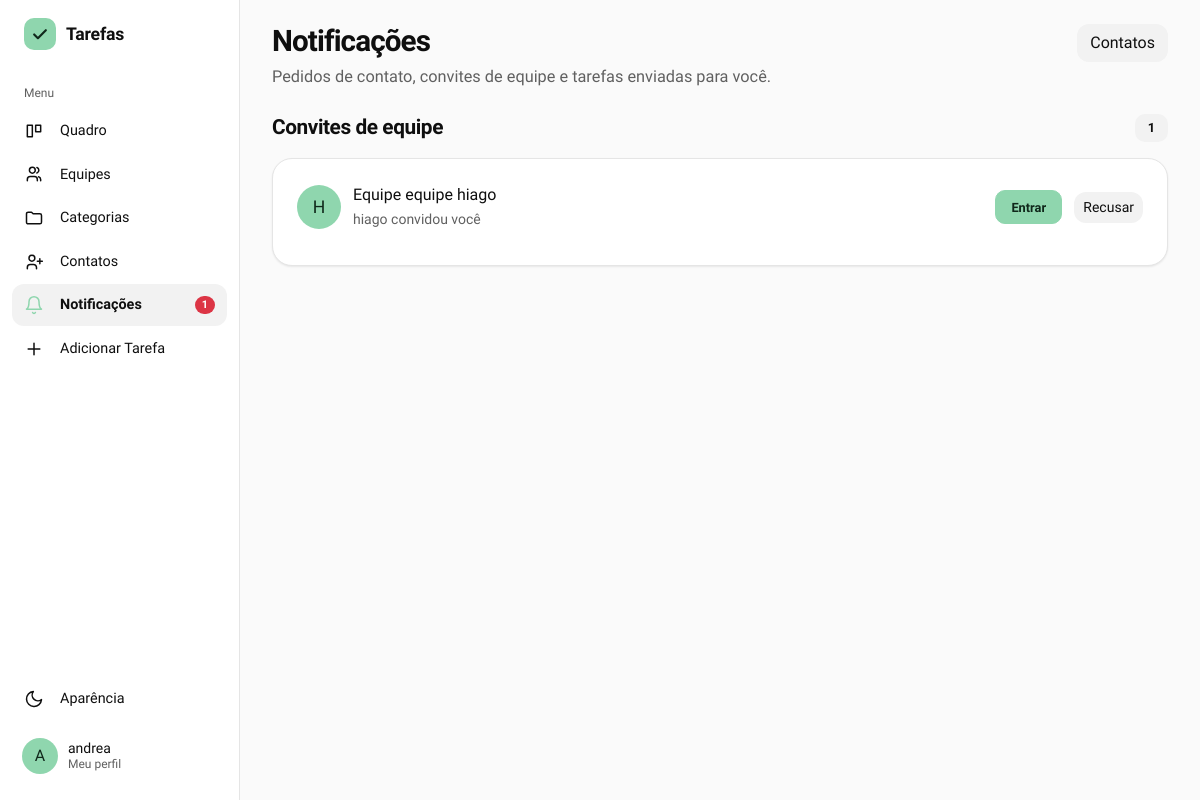
The app's page /notificacoes (signed in), older data.
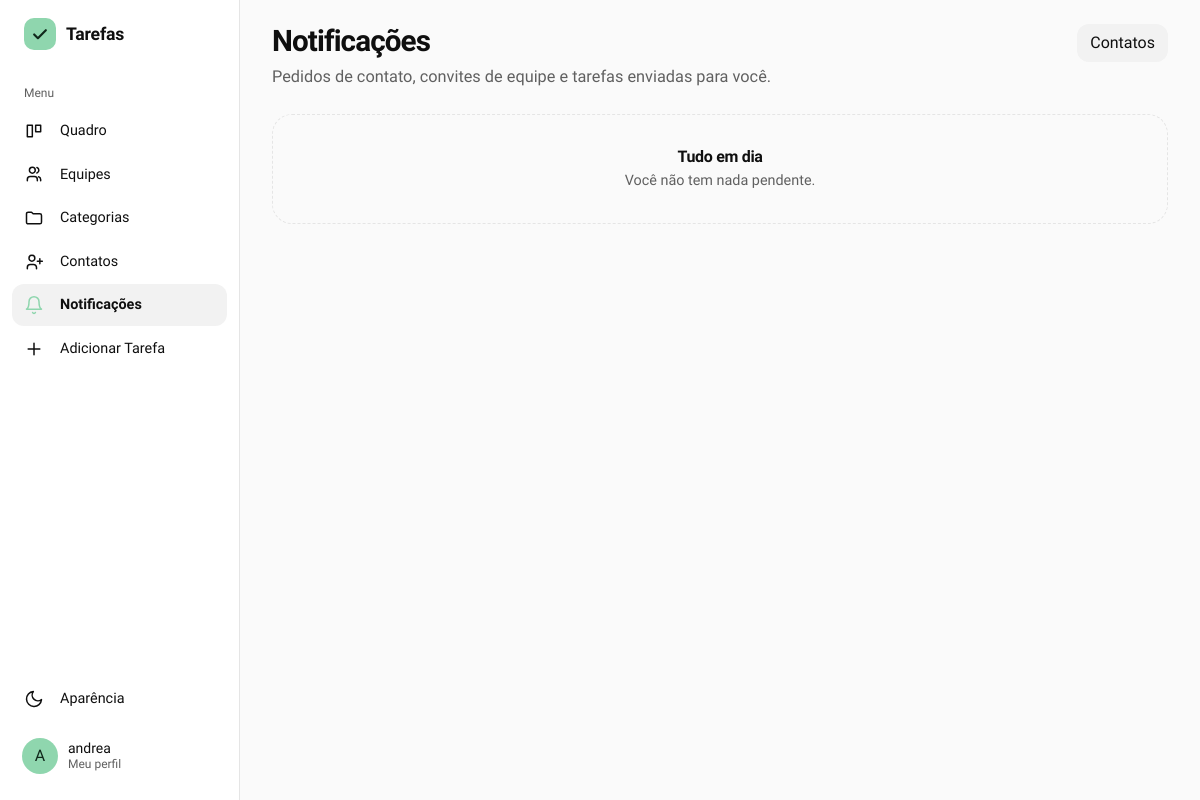
The same page, newer data.
### gerenciador_de_tarefas/models.py (models this page shows)
class Usuario(db.Model, UserMixin):
    id = db.Column(db.Integer, primary_key=True)
    nomeUsuario = db.Column(db.String(50), unique=True, nullable=False)
    email = db.Column(db.String(254), unique=True, nullable=False)
    senha = db.Column(db.String(255), nullable=False)
    nome = db.Column(db.String(100), nullable=False)
    tarefasCriadas = db.relationship('Tarefa', backref='criador', foreign_keys='Tarefa.criador_id', lazy=True)
    tarefasAtribuidas = db.relationship('Tarefa', backref='responsavel', foreign_keys='Tarefa.responsavel_id', lazy=True)
    cargo = db.Column(db.String(20), nullable=False, default='usuario') #admin ou usuario
    foto_perfil = db.Column(db.String(200), nullable=True, default='default.png')
    ordenacao_quadro = db.Column(db.String(30), nullable=False, default='padrao')

class ConviteEquipe(db.Model):
    id = db.Column(db.Integer, primary_key=True)
    equipe_id = db.Column(db.Integer, db.ForeignKey('equipe.id'), nullable=False)
    convidado_id = db.Column(db.Integer, db.ForeignKey('usuario.id'), nullable=False)
    convidante_id = db.Column(db.Integer, db.ForeignKey('usuario.id'), nullable=False)
    criado_em = db.Column(db.DateTime, default=datetime.now)
    equipe = db.relationship('Equipe', backref=db.backref('convites', cascade='all, delete-orphan'))
    convidado = db.relationship('Usuario', foreign_keys=[convidado_id])
    convidante = db.relationship('Usuario', foreign_keys=[convidante_id])
    __table_args__ = (db.UniqueConstraint('equipe_id', 'convidado_id'),)

class Equipe(db.Model):
    id = db.Column(db.Integer, primary_key=True)
    nome = db.Column(db.String(100), nullable=False)
    codigo_acesso = db.Column(db.String(12), unique=True, nullable=False)
    dono_id = db.Column(db.Integer, db.ForeignKey('usuario.id'), nullable=False)
    dono = db.relationship('Usuario', foreign_keys=[dono_id])
    membros = db.relationship('MembroEquipe', backref='equipe', cascade='all, delete-orphan', lazy=True)
    tarefas = db.relationship('Tarefa', backref='equipe', lazy=True)

### gerenciador_de_tarefas/app.py (the view)
@app.route('/notificacoes')
@login_required
def notificacoes():
    pedidos = Contato.query.filter_by(
        destinatario_id=current_user.id, status='pendente'
    ).order_by(Contato.criado_em.desc()).all()
    convites = ConviteEquipe.query.filter_by(
        convidado_id=current_user.id
    ).order_by(ConviteEquipe.criado_em.desc()).all()
    tarefas = Tarefa.query.filter_by(
        responsavel_id=current_user.id, aceite='aguardando'
    ).order_by(Tarefa.id.desc()).all()
    return render_template('notificacoes.html', pedidos=pedidos, convites=convites, tarefas=tarefas)

### gerenciador_de_tarefas/app.py (called while the page is built)
@login_manager.user_loader
def load_user(user_id):
    return db.session.get(Usuario, int(user_id))

@app.context_processor
def injetar_categorias_globais():
    if current_user.is_authenticated:
        return dict(categorias_globais=categorias_acessiveis())
    return dict(categorias_globais=[])

@app.context_processor
def injetar_notificacoes():
    if not current_user.is_authenticated:
        return dict(n_notificacoes=0)
    n = (Contato.query.filter_by(destinatario_id=current_user.id, status='pendente').count()
         + ConviteEquipe.query.filter_by(convidado_id=current_user.id).count()
         + Tarefa.query.filter_by(responsavel_id=current_user.id, aceite='aguardando').count())
    return dict(n_notificacoes=n)

def categorias_do_usuario():
    return Categoria.query.filter_by(usuario_id=current_user.id).order_by(Categoria.nome).all()

def categorias_acessiveis():
    proprias = categorias_do_usuario()
    de_outros = [cs.categoria for cs in CategoriaCompartilhada.query.filter_by(usuario_id=current_user.id).all()]
    return proprias + sorted(de_outros, key=lambda c: c.nome.lower())

### gerenciador_de_tarefas/templates/notificacoes.html (shortened to what this page needs)
{% extends "base.html" %}
{% block content %}
{% macro avatar(u) -%}
    {% if u.foto_perfil and u.foto_perfil != 'default.png' %}
        <img src="{{ url_for('static', filename='uploads/' + u.foto_perfil) }}" alt="" class="usuario-foto" />
    {% else %}
        <span class="usuario-foto">{{ u.nomeUsuario[:1]|upper }}</span>
    {% endif %}
{%- endmacro %}
<div class="eq-topo">
    <div>
        <h1 class="titulo-pagina">Notificações</h1>
        <p class="eq-subtitulo">Pedidos de contato, convites de equipe e tarefas enviadas para você.</p>
    </div>
    <a href="{{ url_for('contatos') }}" class="btn btn-outline-secondary">Contatos</a>
</div>
{% if not pedidos and not convites and not tarefas %}
<div class="eq-vazio">
    <h3 class="eq-vazio-titulo">Tudo em dia</h3>
    <p>Você não tem nada pendente.</p>
</div>
{% endif %}
{% if convites %}
<section class="eq-secao">
    <div class="eq-secao-cab">
        <h2 class="eq-secao-titulo">Convites de equipe</h2>
        <span class="eq-contagem">{{ convites|length }}</span>
    </div>
    <div class="cartao">
        {% for c in convites %}
        <div class="eqp-membro">
            {{ avatar(c.convidante) }}
            <div style="flex: 1; min-width: 0;">
                <div class="eqp-membro-nome">Equipe {{ c.equipe.nome }}</div>
                <small class="text-secondary">{{ c.convidante.nomeUsuario }} convidou você</small>
            </div>
            <form method="POST" action="{{ url_for('aceitar_convite', convite_id=c.id) }}">
                <button type="submit" class="btn btn-principal btn-sm">Entrar</button>
            </form>
            <form method="POST" action="{{ url_for('recusar_convite', convite_id=c.id) }}">
                <button type="submit" class="btn btn-outline-secondary btn-sm">Recusar</button>
            </form>
        </div>
        {% endfor %}
    </div>
</section>
{% endif %}
{% endblock %}

### gerenciador_de_tarefas/templates/base.html (shortened to what the changed rows need)
<!doctype html>
<html lang="pt-br">
  <head>
    <link
      rel="stylesheet"
      href="https://cdn.jsdelivr.net/npm/bootstrap@5.3.0/dist/css/bootstrap.min.css"
    />
    <link
      rel="stylesheet"
      href="{{ url_for('static', filename='static.css') }}"
    />
    <link rel="stylesheet" href="https://cdn.jsdelivr.net/npm/flatpickr/dist/flatpickr.min.css">
    <link rel="stylesheet" href="https://cdn.jsdelivr.net/npm/flatpickr/dist/themes/dark.css">
  </head>
  <body>
    {% set ep = request.endpoint or '' %}
    {% if current_user.is_authenticated %}
    <div class="app">
      <aside class="lateral" aria-label="Menu principal">
        <a class="menu-item {{ 'ativo' if ep == 'notificacoes' }}" href="{{ url_for('notificacoes') }}">
          <svg viewBox="0 0 24 24" fill="none" stroke="currentColor" stroke-width="1.8" stroke-linecap="round" stroke-linejoin="round" aria-hidden="true"><path d="M6 8a6 6 0 0112 0c0 7 3 9 3 9H3s3-2 3-9M10.3 21a1.9 1.9 0 003.4 0"/></svg>
          <span>Notificações</span>
          {% if n_notificacoes %}<span class="badge rounded-pill text-bg-danger ms-auto">{{ n_notificacoes }}</span>{% endif %}
        </a>
      </aside>
      <main class="conteudo">
        <div class="conteudo-interno">
    {% endif %}
    {% block content %}{% endblock %}
    {% if current_user.is_authenticated %}
        </div>
      </main>
    </div>
    {% else %}
    </main>
    {% endif %}
  </body>
</html>

Row changes from the older to the newer data that the page shows:
removed ConviteEquipe: equipe.nome "equipe hiago", convidante.nomeUsuario "hiago"
no longer on this page (row unchanged): Usuario: nomeUsuario "H"
Text that changed along with them:
{{ n_notificacoes }}: "1" → (not shown)
{{ convites|length }}: "1" → (not shown)
text no longer shown: "Convites de equipe"
text now shown: "Tudo em dia Você não tem nada pendente."
